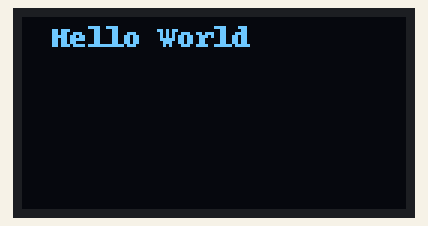
This program was run on a simulated Raspberry Pi (BCM pin numbers). On the bench: 128×64 one-colour display.

Above: at 0.3 s.

The program:

oled_text_example.py
```python
import time

import Adafruit_GPIO.SPI as SPI
import Adafruit_SSD1306

from PIL import Image
from PIL import ImageDraw
from PIL import ImageFont

RST = None

disp = Adafruit_SSD1306.SSD1306_128_64(rst=RST)

disp.begin()

# Clear display.
disp.clear()
disp.display()

# Create blank image for drawing.
# Make sure to create image with mode '1' for 1-bit color.
width = disp.width
height = disp.height
image = Image.new('1', (width, height))

# Get drawing object to draw on image.
draw = ImageDraw.Draw(image)

# Draw a black filled box to clear the image.
draw.rectangle((0,0,width,height), outline=0, fill=0)

# Draw some shapes.
# First define some constants to allow easy resizing of shapes.
padding = 1
top = padding
bottom = height-padding
# Move left to right keeping track of the current x position for drawing shapes.
x = 0


# Load default font.
font = ImageFont.load_default()

while True:
    draw.text((x+10, top),       "Hello World",  font=font, fill=255)   #
    # Display image.
    disp.image(image)
    disp.display()
    time.sleep(1.5)
```
